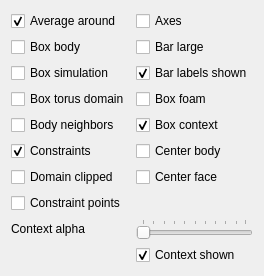
           <widget class="QWidget" name="tabFirst">
            <attribute name="title">
             <string>A-C</string>
            </attribute>
            <layout class="QFormLayout" name="formLayout_4">
             <property name="fieldGrowthPolicy">
              <enum>QFormLayout::AllNonFixedFieldsGrow</enum>
             </property>
             <item row="1" column="0">
              <widget class="QCheckBox" name="checkBoxAverageAroundMarked">
               <property name="text">
                <string>Average around</string>
               </property>
               <property name="checked">
                <bool>true</bool>
               </property>
              </widget>
             </item>
             <item row="1" column="1">
              <widget class="QCheckBox" name="checkBoxAxes">
               <property name="text">
                <string>Axes</string>
               </property>
              </widget>
             </item>
             <item row="2" column="0">
              <widget class="QCheckBox" name="checkBoxBoundingBoxBody">
               <property name="text">
                <string>Box body</string>
               </property>
              </widget>
             </item>
             <item row="2" column="1">
              <widget class="QCheckBox" name="checkBoxBarLarge">
               <property name="text">
                <string>Bar large</string>
               </property>
              </widget>
             </item>
             <item row="3" column="0">
              <widget class="QCheckBox" name="checkBoxBoundingBoxSimulation">
               <property name="text">
                <string>Box simulation</string>
               </property>
              </widget>
             </item>
             <item row="3" column="1">
              <widget class="QCheckBox" name="checkBoxBarLabelsShown">
               <property name="text">
                <string>Bar labels shown</string>
               </property>
               <property name="checked">
                <bool>true</bool>
               </property>
              </widget>
             </item>
             <item row="4" column="0">
              <widget class="QCheckBox" name="checkBoxTorusDomainShown">
               <property name="text">
                <string>Box torus domain</string>
               </property>
              </widget>
             </item>
             <item row="4" column="1">
              <widget class="QCheckBox" name="checkBoxBoundingBoxFoam">
               <property name="text">
                <string>Box foam</string>
               </property>
              </widget>
             </item>
             <item row="5" column="0">
              <widget class="QCheckBox" name="checkBoxBodyNeighbors">
               <property name="text">
                <string>Body neighbors</string>
               </property>
              </widget>
             </item>
             <item row="5" column="1">
              <widget class="QCheckBox" name="checkBoxBoundingBoxContext">
               <property name="text">
                <string>Box context</string>
               </property>
               <property name="checked">
                <bool>true</bool>
               </property>
              </widget>
             </item>
             <item row="6" column="0">
              <widget class="QCheckBox" name="checkBoxConstraints">
               <property name="text">
                <string>Constraints</string>
               </property>
               <property name="checked">
                <bool>true</bool>
               </property>
              </widget>
             </item>
             <item row="6" column="1">
              <widget class="QCheckBox" name="checkBoxCenterBody">
               <property name="text">
                <string>Center body</string>
               </property>
              </widget>
             </item>
             <item row="7" column="0">
              <widget class="QCheckBox" name="checkBoxDomainClipped">
               <property name="text">
                <string>Domain clipped</string>
               </property>
               <property name="checked">
                <bool>false</bool>
               </property>
              </widget>
             </item>
             <item row="7" column="1">
              <widget class="QCheckBox" name="checkBoxCenterFace">
               <property name="text">
                <string>Center face</string>
               </property>
              </widget>
             </item>
             <item row="8" column="0">
              <widget class="QCheckBox" name="checkBoxConstraintPoints">
               <property name="text">
                <string>Constraint points</string>
               </property>
              </widget>
             </item>
             <item row="9" column="0">
              <widget class="QLabel" name="label_18">
               <property name="text">
                <string>Context alpha</string>
               </property>
              </widget>
             </item>
             <item row="9" column="1">
              <widget class="QSlider" name="horizontalSliderContextAlpha">
               <property name="maximum">
                <number>99</number>
               </property>
               <property name="pageStep">
                <number>10</number>
               </property>
               <property name="orientation">
                <enum>Qt::Horizontal</enum>
               </property>
               <property name="tickPosition">
                <enum>QSlider::TicksAbove</enum>
               </property>
               <property name="tickInterval">
                <number>10</number>
               </property>
              </widget>
             </item>
             <item row="10" column="1">
              <widget class="QCheckBox" name="checkBoxSelectionContextShown">
               <property name="text">
                <string>Context shown</string>
               </property>
               <property name="checked">
                <bool>true</bool>
               </property>
              </widget>
             </item>
            </layout>
           </widget>
